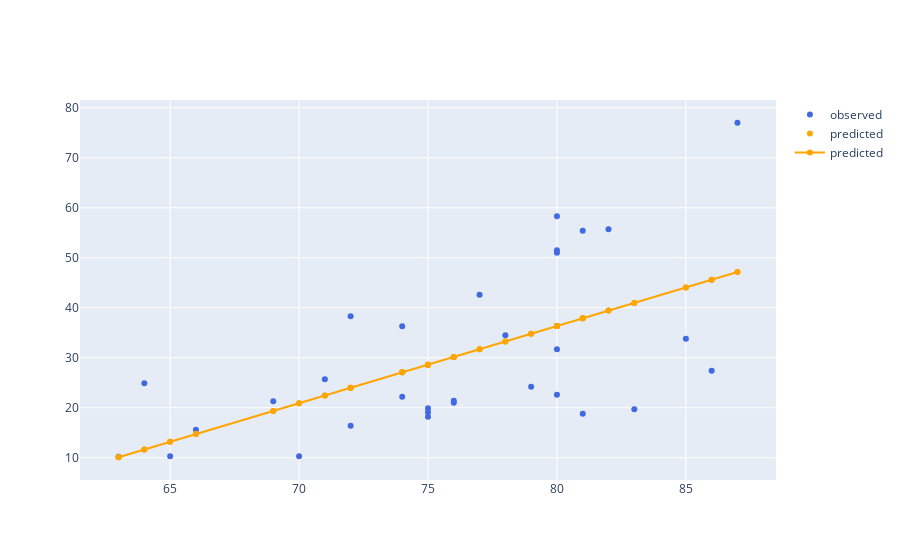

Source (notebook cell):
### Markdown cell above
Add a scatterplot of *predicted* data to the figure.

**Hint: use markers and not lines+markers**

### Code cell
fig.add_scatter(x= (np.ravel(pDataframe[['Height']])), y= (np.ravel(pDataframe[['predictions']])), mode="markers+lines", name="predicted", line=dict(color='orange'))

#<xml xmlns="https://developers.google.com/blockly/xml"><variables><variable id="w|!1_/S4wRKF4S1`6Xg+">fig</variable><variable id="YynR+H75hTgW`vKfMxOx">np</variable><variable id="CudVpfu+F^ruj_:ZU_(,">pDataframe</variable></variables><block type="varDoMethod_Python" id="O07?sQIdula@ap]/9Ogq" x="-104" y="262"><field name="VAR" id="w|!1_/S4wRKF4S1`6Xg+">fig</field><field name="MEMBER">add_scatter</field><data>fig:add_scatter</data><value name="INPUT"><block type="lists_create_with" id="~tHtb;Nbw/OP6#7pB9wX"><mutation items="5"></mutation><value name="ADD0"><block type="valueOutputCodeBlock_Python" id="?9~fa0|VKDIpx+X]Ne],"><field name="CODE">x=</field><value name="INPUT"><block type="varDoMethod_Python" id="PqgNL`IVR~dg0v3Zc@6E"><field name="VAR" id="YynR+H75hTgW`vKfMxOx">np</field><field name="MEMBER">ravel</field><data>np:ravel</data><value name="INPUT"><block type="lists_create_with" id="/WA[:W1v?Yk{8TZIR=3-"><mutation items="1"></mutation><value name="ADD0"><block type="indexer_Python" id="{0YKup]NzKguA|u$}T+$"><field name="VAR" id="CudVpfu+F^ruj_:ZU_(,">pDataframe</field><value name="INDEX"><block type="lists_create_with" id="t9a]MmJQplr$V%vOxUz3"><mutation items="1"></mutation><value name="ADD0"><block type="text" id="jydyI4?hT45#whKP08UT"><field name="TEXT">Height</field></block></value></block></value></block></value></block></value></block></value></block></value><value name="ADD1"><block type="valueOutputCodeBlock_Python" id="oqGXpG4f]gzAbYsA.0;D"><field name="CODE">y=</field><value name="INPUT"><block type="varDoMethod_Python" id="J@N0R6DeiVx97x5mm:tW"><field name="VAR" id="YynR+H75hTgW`vKfMxOx">np</field><field name="MEMBER">ravel</field><data>np:ravel</data><value name="INPUT"><block type="lists_create_with" id="w7}[f3TUV;l~kqGyDyo}"><mutation items="1"></mutation><value name="ADD0"><block type="indexer_Python" id="+%EEY%p)m!{}ekec*Uh|"><field name="VAR" id="CudVpfu+F^ruj_:ZU_(,">pDataframe</field><value name="INDEX"><block type="lists_create_with" id="5hwCXO,}?([wUX2pCMIj"><mutation items="1"></mutation><value name="ADD0"><block type="text" id="R`vE#(3JKk_:@4zpufL%"><field name="TEXT">predictions</field></block></value></block></value></block></value></block></value></block></value></block></value><value name="ADD2"><block type="dummyOutputCodeBlock_Python" id="YG+w|pqAWiU7^v8ke,I@"><field name="CODE">mode="markers+lines"</field></block></value><value name="ADD3"><block type="dummyOutputCodeBlock_Python" id="M}]PK}D5gon_c~052okl"><field name="CODE">name="predicted"</field></block></value><value name="ADD4"><block type="dummyOutputCodeBlock_Python" id="YDDnpGCm1d6B;LyPo^Gw"><field name="CODE">line=dict(color='orange')</field></block></value></block></value></block></xml>

### Figure 1 — Plotly figure (JSON) as saved in the notebook; plotly's stock layout.template omitted (floating-point values rounded to 4 significant figures)
{"data": [{"line": {"color": "royalblue"}, "mode": "markers", "name": "observed", "type": "scatter", "x": [70, 65, 63, 72, 81, 83, 66, 75, 80, 75, 79, 76, 76, 69, 75, 74, 85, 86, 71, 64, 78, 80, 74, 72, 77, 81, 82, 80, 80, 80, 87], "y": [10.3, 10.3, 10.2, 16.4, 18.8, 19.7, 15.6, 18.2, 22.6, 19.9, 24.2, 21, 21.4, 21.3, 19.1, 22.2, 33.8, 27.4, 25.7, 24.9, 34.5, 31.7, 36.3, 38.3, 42.6, 55.4, 55.7, 58.3, 51.5, 51, 77]}, {"line": {"color": "orange"}, "mode": "markers", "name": "predicted", "type": "scatter", "x": [70, 65, 63, 72, 81, 83, 66, 75, 80, 75, 79, 76, 76, 69, 75, 74, 85, 86, 71, 64, 78, 80, 74, 72, 77, 81, 82, 80, 80, 80, 87], "y": [20.91, 13.19, 10.11, 24.0, 37.89, 40.97, 14.74, 28.63, 36.34, 28.63, 34.8, 30.17, 30.17, 19.37, 28.63, 27.08, 44.06, 45.6, 22.45, 11.65, 33.26, 36.34, 27.08, 24.0, 31.71, 37.89, 39.43, 36.34, 36.34, 36.34, 47.15]}, {"line": {"color": "orange"}, "mode": "markers+lines", "name": "predicted", "type": "scatter", "x": [70, 65, 63, 72, 81, 83, 66, 75, 80, 75, 79, 76, 76, 69, 75, 74, 85, 86, 71, 64, 78, 80, 74, 72, 77, 81, 82, 80, 80, 80, 87], "y": [20.91, 13.19, 10.11, 24.0, 37.89, 40.97, 14.74, 28.63, 36.34, 28.63, 34.8, 30.17, 30.17, 19.37, 28.63, 27.08, 44.06, 45.6, 22.45, 11.65, 33.26, 36.34, 27.08, 24.0, 31.71, 37.89, 39.43, 36.34, 36.34, 36.34, 47.15]}], "layout": {"autosize": true, "xaxis": {"autorange": true, "range": [61.39, 88.61], "type": "linear"}, "yaxis": {"autorange": true, "range": [4.587, 82.52], "type": "linear"}}}
